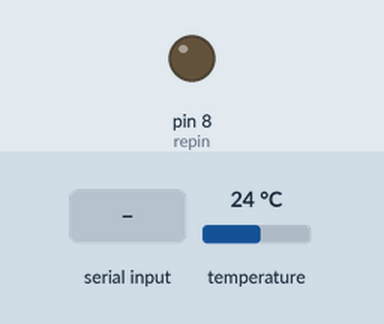
The sketch below on a simulated Arduino Uno, built with avr-gcc and run on an emulated ATmega328P. Shown: output pins drawn as LEDs (lit = HIGH). Inputs (shaded band) come from the test bench; at power-on: temperature 24 °C. What the sketch prints to the serial monitor is not drawn.

Above: at 1.2 s.
1.3 s: "90,45\n" received over Serial
At 4.8 s:
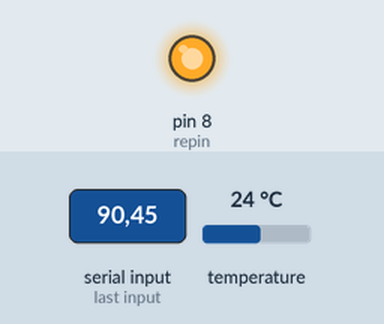
Timing chart, 0 to 6.3 s (numbered marks = the images above; inputs shaded):
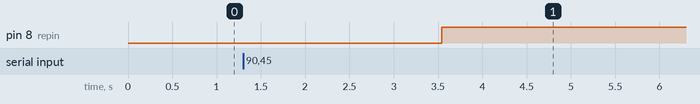

The sketch:

int_slippers_v0.1.ino
```cpp
//只实现恒温加热功能
#include<Arduino.h>
#include<OneWire.h>
#include<DallasTemperature.h>
//#include<LiquidCrystal.h>

#define sensora 2
#define sensorb 3
const int repin=8;
int tmpc;  //设定的温度变量
int tmp1;  //一号传感器的温度
//int tmp2;  //二号传感器的温度
int flag=0; //判断是非设定温度
OneWire onewire(sensora);
DallasTemperature sensors(&onewire);

void setup(){
  sensors.begin();
  pinMode(repin,OUTPUT);
  Serial.begin(9600); //串口监视波率
}
void loop(){
  //串口数据读取
  if(flag==0){
    tmpc=Serial.parseInt();
  }
  if(tmpc>0){
    flag=1;
  }

  sensors.requestTemperatures();
  tmp1=sensors.getTempCByIndex(0);
  Serial.print(tmp1);
  Serial.print("℃\n");
  //tmpc后的数值为消抖所设定的温度阈值，其准确值待明日测试时考证
  if(tmp1<=tmpc-2){
    digitalWrite(repin,HIGH);
  }
  if(tmp1>tmpc+1){
    digitalWrite(repin,LOW);
  }

  delay(1000);
}
```

Measured:
- after the input at 1.3 s, pin 8 (repin): LOW → HIGH after 2.2 s
